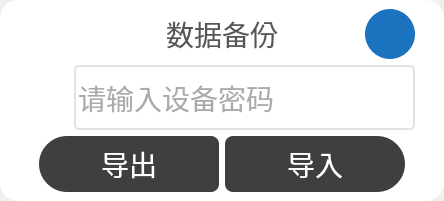
           <widget class="QWidget" name="page_5">
            <property name="styleSheet">
             <string notr="true"/>
            </property>
            <layout class="QVBoxLayout" name="verticalLayout_9">
             <property name="leftMargin">
              <number>0</number>
             </property>
             <property name="topMargin">
              <number>0</number>
             </property>
             <property name="rightMargin">
              <number>0</number>
             </property>
             <property name="bottomMargin">
              <number>0</number>
             </property>
             <item>
              <widget class="QFrame" name="frame_BackUp">
               <property name="styleSheet">
                <string notr="true">#frame_BackUp
{  
	background-color: rgb(255, 255, 255);
	border-radius:18px;
}</string>
               </property>
               <property name="frameShape">
                <enum>QFrame::StyledPanel</enum>
               </property>
               <property name="frameShadow">
                <enum>QFrame::Raised</enum>
               </property>
               <layout class="QVBoxLayout" name="verticalLayout_10">
                <item>
                 <layout class="QHBoxLayout" name="horizontalLayout_9" stretch="0,1,1">
                  <property name="leftMargin">
                   <number>20</number>
                  </property>
                  <property name="rightMargin">
                   <number>20</number>
                  </property>
                  <item>
                   <widget class="QLabel" name="label_14">
                    <property name="sizePolicy">
                     <sizepolicy hsizetype="Preferred" vsizetype="Preferred">
                      <horstretch>50</horstretch>
                      <verstretch>50</verstretch>
                     </sizepolicy>
                    </property>
                    <property name="minimumSize">
                     <size>
                      <width>50</width>
                      <height>50</height>
                     </size>
                    </property>
                    <property name="maximumSize">
                     <size>
                      <width>50</width>
                      <height>50</height>
                     </size>
                    </property>
                    <property name="text">
                     <string/>
                    </property>
                   </widget>
                  </item>
                  <item>
                   <widget class="QLabel" name="label_10">
                    <property name="maximumSize">
                     <size>
                      <width>16777215</width>
                      <height>40</height>
                     </size>
                    </property>
                    <property name="styleSheet">
                     <string notr="true">
	font-size:28px;
	color:#565656;</string>
                    </property>
                    <property name="text">
                     <string>数据备份</string>
                    </property>
                    <property name="alignment">
                     <set>Qt::AlignCenter</set>
                    </property>
                   </widget>
                  </item>
                  <item>
                   <widget class="QPushButton" name="mBtn_Backup_Re">
                    <property name="sizePolicy">
                     <sizepolicy hsizetype="Minimum" vsizetype="Fixed">
                      <horstretch>0</horstretch>
                      <verstretch>50</verstretch>
                     </sizepolicy>
                    </property>
                    <property name="minimumSize">
                     <size>
                      <width>50</width>
                      <height>50</height>
                     </size>
                    </property>
                    <property name="maximumSize">
                     <size>
                      <width>50</width>
                      <height>50</height>
                     </size>
                    </property>
                    <property name="styleSheet">
                     <string notr="true">QPushButton
{ 

	/*图片*/
	background-image: url(:/image/images/icon-清空/Default.png);
	background-repeat: no-repeat;
	background-position:left;/*图片位置*/
	background-origin: content;/*图片区域*/
	padding-left:7px;/*图片占用区域大小*/

	background-color:rgb(27,114,191);
	font-size:28px; 
	border-radius:25px;
	color:rgb(255,255,255);
}
QPushButton:pressed
{
	background-color:rgb(255,255,255);
	font-size:28px;
	border-radius:25px;
	color:rgb(27,114,191);
	border: 2px solid #1B72BF;    
}</string>
                    </property>
                    <property name="text">
                     <string/>
                    </property>
                   </widget>
                  </item>
                 </layout>
                </item>
                <item>
                 <layout class="QHBoxLayout" name="horizontalLayout_7" stretch="1,6">
                  <property name="spacing">
                   <number>15</number>
                  </property>
                  <property name="leftMargin">
                   <number>20</number>
                  </property>
                  <property name="rightMargin">
                   <number>20</number>
                  </property>
                  <property name="bottomMargin">
                   <number>0</number>
                  </property>
                  <item>
                   <widget class="QLabel" name="label_5">
                    <property name="minimumSize">
                     <size>
                      <width>30</width>
                      <height>32</height>
                     </size>
                    </property>
                    <property name="maximumSize">
                     <size>
                      <width>30</width>
                      <height>32</height>
                     </size>
                    </property>
                    <property name="styleSheet">
                     <string notr="true">QLabel
{
	border-image: url(:/image/images/icon-pass.png);
}</string>
                    </property>
                    <property name="text">
                     <string/>
                    </property>
                   </widget>
                  </item>
                  <item>
                   <widget class="QLineEdit" name="mEdit_Backup_Password">
                    <property name="minimumSize">
                     <size>
                      <width>0</width>
                      <height>65</height>
                     </size>
                    </property>
                    <property name="styleSheet">
                     <string notr="true">QLineEdit
{    
	border-radius: 5px;
	font-size:28px;
	border: 2px solid #e1e3e7;       
	color:#565656;
}</string>
                    </property>
                    <property name="text">
                     <string/>
                    </property>
                    <property name="echoMode">
                     <enum>QLineEdit::Password</enum>
                    </property>
                    <property name="placeholderText">
                     <string>请输入设备密码</string>
                    </property>
                   </widget>
                  </item>
                 </layout>
                </item>
                <item>
                 <layout class="QHBoxLayout" name="horizontalLayout_8">
                  <property name="leftMargin">
                   <number>30</number>
                  </property>
                  <property name="rightMargin">
                   <number>30</number>
                  </property>
                  <item>
                   <widget class="QPushButton" name="mBtn_Backup_Derive">
                    <property name="sizePolicy">
                     <sizepolicy hsizetype="Minimum" vsizetype="Fixed">
                      <horstretch>0</horstretch>
                      <verstretch>50</verstretch>
                     </sizepolicy>
                    </property>
                    <property name="minimumSize">
                     <size>
                      <width>180</width>
                      <height>56</height>
                     </size>
                    </property>
                    <property name="styleSheet">
                     <string notr="true">QPushButton
{ 
	background-color:rgb(63, 63, 63);
	font-size:28px; 
	color:rgb(255,255,255);
	border-radius:8px;
	border-top-left-radius: 28px;               /* 角弧度:左上角*/ 
	border-bottom-left-radius:28px;				/* 角弧度:左下角*/  			/* 角弧度:左下角*/  



}
QPushButton:pressed
{
	background-color:rgb(255,255,255);
	font-size:28px;
	color:rgb(63,63,63);
	border-radius:8px;

	border-top-left-radius: 28px;               /* 角弧度:左上角*/ 
	border-bottom-left-radius:28px;				/* 角弧度:左下角*/   
	border: 2px solid #3f3f3f;    
}</string>
                    </property>
                    <property name="text">
                     <string>导出</string>
                    </property>
                   </widget>
                  </item>
                  <item>
                   <widget class="QPushButton" name="mBtn_Backup_Inport">
                    <property name="sizePolicy">
                     <sizepolicy hsizetype="Minimum" vsizetype="Fixed">
                      <horstretch>0</horstretch>
                      <verstretch>50</verstretch>
                     </sizepolicy>
                    </property>
                    <property name="minimumSize">
                     <size>
                      <width>180</width>
                      <height>56</height>
                     </size>
                    </property>
                    <property name="styleSheet">
                     <string notr="true">QPushButton
{ 
	background-color:rgb(63, 63, 63);
	font-size:28px; 
	color:rgb(255,255,255);
	border-radius:8px;
border-bottom-right-radius: 28px;               /* 角弧度:左上角*/ 
border-top-right-radius:28px;				/* 角弧度:左下角*/  



}
QPushButton:pressed
{
	background-color:rgb(255,255,255);
	font-size:28px;
	color:rgb(63,63,63);
	border-radius:8px;

border-bottom-right-radius: 28px;               /* 角弧度:左上角*/ 
border-top-right-radius:28px;				/* 角弧度:左下角*/  
	border: 2px solid #3f3f3f;    
}</string>
                    </property>
                    <property name="text">
                     <string>导入</string>
                    </property>
                   </widget>
                  </item>
                 </layout>
                </item>
               </layout>
              </widget>
             </item>
            </layout>
           </widget>
